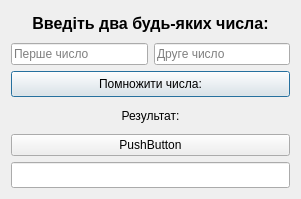
<?xml version="1.0" encoding="UTF-8"?>
<ui version="4.0">
 <class>Dialog4</class>
 <widget class="QDialog" name="Dialog4">
  <property name="geometry">
   <rect>
    <x>0</x>
    <y>0</y>
    <width>301</width>
    <height>199</height>
   </rect>
  </property>
  <property name="windowTitle">
   <string>Dialog</string>
  </property>
  <layout class="QVBoxLayout" name="verticalLayout_2">
   <item>
    <widget class="QLabel" name="label_2">
     <property name="text">
      <string>&lt;html&gt;&lt;head/&gt;&lt;body&gt;&lt;p&gt;&lt;span style=&quot; font-size:12pt; font-weight:600;&quot;&gt;Введіть два будь-яких числа:&lt;/span&gt;&lt;/p&gt;&lt;/body&gt;&lt;/html&gt;</string>
     </property>
     <property name="alignment">
      <set>Qt::AlignCenter</set>
     </property>
    </widget>
   </item>
   <item>
    <layout class="QHBoxLayout" name="horizontalLayout">
     <item>
      <widget class="QLineEdit" name="lineEdit_1">
       <property name="inputMethodHints">
        <set>Qt::ImhDigitsOnly</set>
       </property>
       <property name="echoMode">
        <enum>QLineEdit::Normal</enum>
       </property>
       <property name="placeholderText">
        <string>Перше число</string>
       </property>
      </widget>
     </item>
     <item>
      <widget class="QLineEdit" name="lineEdit_3">
       <property name="inputMethodHints">
        <set>Qt::ImhDigitsOnly</set>
       </property>
       <property name="echoMode">
        <enum>QLineEdit::Normal</enum>
       </property>
       <property name="placeholderText">
        <string>Друге число</string>
       </property>
      </widget>
     </item>
    </layout>
   </item>
   <item>
    <widget class="QPushButton" name="pushButton">
     <property name="sizePolicy">
      <sizepolicy hsizetype="Preferred" vsizetype="Preferred">
       <horstretch>0</horstretch>
       <verstretch>0</verstretch>
      </sizepolicy>
     </property>
     <property name="text">
      <string>Помножити числа:</string>
     </property>
    </widget>
   </item>
   <item>
    <widget class="QLabel" name="label">
     <property name="text">
      <string>Результат:</string>
     </property>
     <property name="alignment">
      <set>Qt::AlignCenter</set>
     </property>
    </widget>
   </item>
   <item>
    <widget class="QPushButton" name="pushButton_2">
     <property name="text">
      <string>PushButton</string>
     </property>
    </widget>
   </item>
   <item>
    <widget class="QLineEdit" name="lineEdit_4">
     <property name="sizePolicy">
      <sizepolicy hsizetype="Preferred" vsizetype="Preferred">
       <horstretch>0</horstretch>
       <verstretch>0</verstretch>
      </sizepolicy>
     </property>
     <property name="readOnly">
      <bool>true</bool>
     </property>
    </widget>
   </item>
  </layout>
  <zorder>label</zorder>
  <zorder>label_2</zorder>
  <zorder>pushButton</zorder>
  <zorder>lineEdit_4</zorder>
  <zorder>pushButton_2</zorder>
 </widget>
 <resources/>
 <connections/>
</ui>
